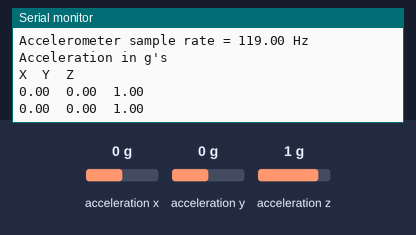
Simulated run of this sketch. Board: Arduino Nano 33 IoT. Shown: the last lines printed to the serial monitor. The inputs (shaded band) are chosen by the test bench; at power-on: acceleration x 0 g, acceleration y 0 g, acceleration z 1 g.

Above: at 5.8 s.
5.9 s: acceleration x set to -1.4 g
At 11.4 s:
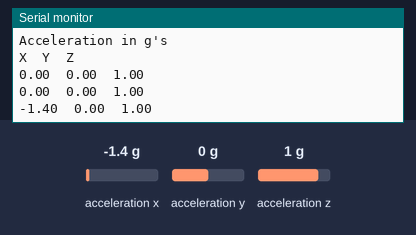
11.9 s: acceleration y set to -1.4 g
At 16.5 s:
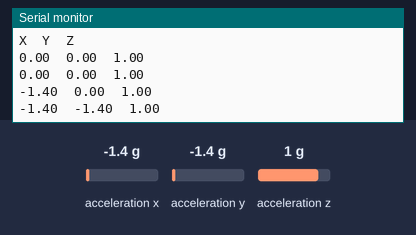
17.9 s: acceleration z set to -1.4 g
At 21.4 s:
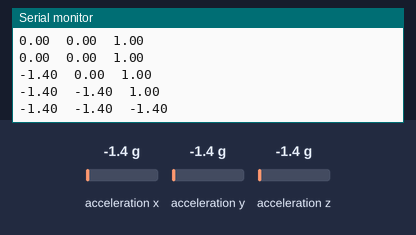

The sketch:

task1.ino
```cpp
#include <Arduino_LSM6DS3.h>

#define  PRINT_INTERVAL 5000
void setup_accelerometer() {
  Serial.begin(9600);
  while (!Serial);

  if (!IMU.begin()) {
    Serial.println("Failed to initialize IMU!");
    while (1);
  }

  Serial.print("Accelerometer sample rate = ");
  Serial.print(IMU.accelerationSampleRate());
  Serial.println(" Hz");
  Serial.println();
  Serial.println("Acceleration in g's");
  Serial.println("X\tY\tZ");
}

void read_and_print_acceleration() {
  float x, y, z;

  if (IMU.accelerationAvailable()) {
    IMU.readAcceleration(x, y, z);

    Serial.print(x);
    Serial.print('\t');
    Serial.print(y);
    Serial.print('\t');
    Serial.println(z);
  }
}

void setup() {
  setup_accelerometer();
}

void loop() {
  unsigned long startTime = millis();

  read_and_print_acceleration();

  unsigned long elapsedTime = millis() - startTime;

  if(elapsedTime < PRINT_INTERVAL){
    delay(PRINT_INTERVAL - elapsedTime);
  }
}
```

Measured:
- after the input at 5.9 s, the serial monitor: prints a new line after 4.1 s (image 1)
- after the input at 11.9 s, the serial monitor: prints a new line after 3.1 s (image 2)
- after the input at 17.9 s, the serial monitor: prints a new line after 2.1 s (image 3)
